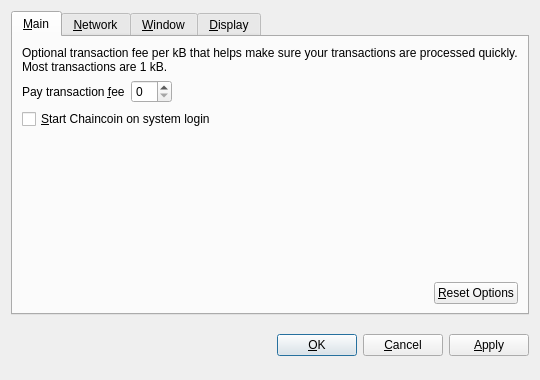
<?xml version="1.0" encoding="UTF-8"?>
<ui version="4.0">
 <class>OptionsDialog</class>
 <widget class="QDialog" name="OptionsDialog">
  <property name="geometry">
   <rect>
    <x>0</x>
    <y>0</y>
    <width>540</width>
    <height>380</height>
   </rect>
  </property>
  <property name="windowTitle">
   <string>Options</string>
  </property>
  <property name="modal">
   <bool>true</bool>
  </property>
  <layout class="QVBoxLayout" name="verticalLayout">
   <item>
    <widget class="QTabWidget" name="tabWidget">
     <property name="tabPosition">
      <enum>QTabWidget::North</enum>
     </property>
     <property name="currentIndex">
      <number>0</number>
     </property>
     <widget class="QWidget" name="tabMain">
      <attribute name="title">
       <string>&amp;Main</string>
      </attribute>
      <layout class="QVBoxLayout" name="verticalLayout_Main">
       <item>
        <widget class="QLabel" name="transactionFeeInfoLabel">
         <property name="text">
          <string>Optional transaction fee per kB that helps make sure your transactions are processed quickly. Most transactions are 1 kB.</string>
         </property>
         <property name="textFormat">
          <enum>Qt::PlainText</enum>
         </property>
         <property name="wordWrap">
          <bool>true</bool>
         </property>
        </widget>
       </item>
       <item>
        <layout class="QHBoxLayout" name="horizontalLayout_1_Main">
         <item>
          <widget class="QLabel" name="transactionFeeLabel">
           <property name="text">
            <string>Pay transaction &amp;fee</string>
           </property>
           <property name="textFormat">
            <enum>Qt::PlainText</enum>
           </property>
           <property name="buddy">
            <cstring>transactionFee</cstring>
           </property>
          </widget>
         </item>
         <item>
          <widget class="BitcoinAmountField" name="transactionFee"/>
         </item>
         <item>
          <spacer name="horizontalSpacer_1_Main">
           <property name="orientation">
            <enum>Qt::Horizontal</enum>
           </property>
           <property name="sizeHint" stdset="0">
            <size>
             <width>40</width>
             <height>20</height>
            </size>
           </property>
          </spacer>
         </item>
        </layout>
       </item>
       <item>
        <widget class="QCheckBox" name="bitcoinAtStartup">
         <property name="toolTip">
          <string>Automatically start Chaincoin after logging in to the system.</string>
         </property>
         <property name="text">
          <string>&amp;Start Chaincoin on system login</string>
         </property>
        </widget>
       </item>
       <item>
        <spacer name="verticalSpacer_Main">
         <property name="orientation">
          <enum>Qt::Vertical</enum>
         </property>
         <property name="sizeHint" stdset="0">
          <size>
           <width>20</width>
           <height>40</height>
          </size>
         </property>
        </spacer>
       </item>
       <item>
        <layout class="QHBoxLayout" name="horizontalLayout_2_Main">
         <item>
          <spacer name="horizontalSpacer_2_Main">
           <property name="orientation">
            <enum>Qt::Horizontal</enum>
           </property>
           <property name="sizeHint" stdset="0">
            <size>
             <width>40</width>
             <height>20</height>
            </size>
           </property>
          </spacer>
         </item>
         <item>
          <widget class="QPushButton" name="resetButton">
           <property name="toolTip">
            <string>Reset all client options to default.</string>
           </property>
           <property name="text">
            <string>&amp;Reset Options</string>
           </property>
           <property name="autoDefault">
            <bool>false</bool>
           </property>
          </widget>
         </item>
        </layout>
       </item>
      </layout>
     </widget>
     <widget class="QWidget" name="tabNetwork">
      <attribute name="title">
       <string>&amp;Network</string>
      </attribute>
      <layout class="QVBoxLayout" name="verticalLayout_Network">
       <item>
        <widget class="QCheckBox" name="mapPortUpnp">
         <property name="toolTip">
          <string>Automatically open the Chaincoin client port on the router. This only works when your router supports UPnP and it is enabled.</string>
         </property>
         <property name="text">
          <string>Map port using &amp;UPnP</string>
         </property>
        </widget>
       </item>
       <item>
        <widget class="QCheckBox" name="connectSocks">
         <property name="toolTip">
          <string>Connect to the Chaincoin network through a SOCKS proxy (e.g. when connecting through Tor).</string>
         </property>
         <property name="text">
          <string>&amp;Connect through SOCKS proxy:</string>
         </property>
        </widget>
       </item>
       <item>
        <layout class="QHBoxLayout" name="horizontalLayout_Network">
         <item>
          <widget class="QLabel" name="proxyIpLabel">
           <property name="text">
            <string>Proxy &amp;IP:</string>
           </property>
           <property name="textFormat">
            <enum>Qt::PlainText</enum>
           </property>
           <property name="buddy">
            <cstring>proxyIp</cstring>
           </property>
          </widget>
         </item>
         <item>
          <widget class="QValidatedLineEdit" name="proxyIp">
           <property name="maximumSize">
            <size>
             <width>140</width>
             <height>16777215</height>
            </size>
           </property>
           <property name="toolTip">
            <string>IP address of the proxy (e.g. 127.0.0.1)</string>
           </property>
          </widget>
         </item>
         <item>
          <widget class="QLabel" name="proxyPortLabel">
           <property name="text">
            <string>&amp;Port:</string>
           </property>
           <property name="textFormat">
            <enum>Qt::PlainText</enum>
           </property>
           <property name="buddy">
            <cstring>proxyPort</cstring>
           </property>
          </widget>
         </item>
         <item>
          <widget class="QLineEdit" name="proxyPort">
           <property name="maximumSize">
            <size>
             <width>55</width>
             <height>16777215</height>
            </size>
           </property>
           <property name="toolTip">
            <string>Port of the proxy (e.g. 9050)</string>
           </property>
          </widget>
         </item>
         <item>
          <widget class="QLabel" name="socksVersionLabel">
           <property name="text">
            <string>SOCKS &amp;Version:</string>
           </property>
           <property name="textFormat">
            <enum>Qt::PlainText</enum>
           </property>
           <property name="buddy">
            <cstring>socksVersion</cstring>
           </property>
          </widget>
         </item>
         <item>
          <widget class="QValueComboBox" name="socksVersion">
           <property name="toolTip">
            <string>SOCKS version of the proxy (e.g. 5)</string>
           </property>
          </widget>
         </item>
         <item>
          <spacer name="horizontalSpacer_Network">
           <property name="orientation">
            <enum>Qt::Horizontal</enum>
           </property>
           <property name="sizeHint" stdset="0">
            <size>
             <width>40</width>
             <height>20</height>
            </size>
           </property>
          </spacer>
         </item>
        </layout>
       </item>
       <item>
        <spacer name="verticalSpacer_Network">
         <property name="orientation">
          <enum>Qt::Vertical</enum>
         </property>
         <property name="sizeHint" stdset="0">
          <size>
           <width>20</width>
           <height>40</height>
          </size>
         </property>
        </spacer>
       </item>
      </layout>
     </widget>
     <widget class="QWidget" name="tabWindow">
      <attribute name="title">
       <string>&amp;Window</string>
      </attribute>
      <layout class="QVBoxLayout" name="verticalLayout_Window">
       <item>
        <widget class="QCheckBox" name="minimizeToTray">
         <property name="toolTip">
          <string>Show only a tray icon after minimizing the window.</string>
         </property>
         <property name="text">
          <string>&amp;Minimize to the tray instead of the taskbar</string>
         </property>
        </widget>
       </item>
       <item>
        <widget class="QCheckBox" name="minimizeOnClose">
         <property name="toolTip">
          <string>Minimize instead of exit the application when the window is closed. When this option is enabled, the application will be closed only after selecting Quit in the menu.</string>
         </property>
         <property name="text">
          <string>M&amp;inimize on close</string>
         </property>
        </widget>
       </item>
       <item>
        <spacer name="verticalSpacer_Window">
         <property name="orientation">
          <enum>Qt::Vertical</enum>
         </property>
         <property name="sizeHint" stdset="0">
          <size>
           <width>20</width>
           <height>40</height>
          </size>
         </property>
        </spacer>
       </item>
      </layout>
     </widget>
     <widget class="QWidget" name="tabDisplay">
      <attribute name="title">
       <string>&amp;Display</string>
      </attribute>
      <layout class="QVBoxLayout" name="verticalLayout_Display">
       <item>
        <layout class="QHBoxLayout" name="horizontalLayout_1_Display">
         <item>
          <widget class="QLabel" name="langLabel">
           <property name="text">
            <string>User Interface &amp;language:</string>
           </property>
           <property name="textFormat">
            <enum>Qt::PlainText</enum>
           </property>
           <property name="buddy">
            <cstring>lang</cstring>
           </property>
          </widget>
         </item>
         <item>
          <widget class="QValueComboBox" name="lang">
           <property name="toolTip">
            <string>The user interface language can be set here. This setting will take effect after restarting Chaincoin.</string>
           </property>
          </widget>
         </item>
        </layout>
       </item>
       <item>
        <layout class="QHBoxLayout" name="horizontalLayout_2_Display">
         <item>
          <widget class="QLabel" name="unitLabel">
           <property name="text">
            <string>&amp;Unit to show amounts in:</string>
           </property>
           <property name="textFormat">
            <enum>Qt::PlainText</enum>
           </property>
           <property name="buddy">
            <cstring>unit</cstring>
           </property>
          </widget>
         </item>
         <item>
          <widget class="QValueComboBox" name="unit">
           <property name="toolTip">
            <string>Choose the default subdivision unit to show in the interface and when sending coins.</string>
           </property>
          </widget>
         </item>
        </layout>
       </item>
       <item>
        <widget class="QCheckBox" name="displayAddresses">
         <property name="toolTip">
          <string>Whether to show Chaincoin addresses in the transaction list or not.</string>
         </property>
         <property name="text">
          <string>&amp;Display addresses in transaction list</string>
         </property>
        </widget>
       </item>
       <item>
        <spacer name="verticalSpacer_Display">
         <property name="orientation">
          <enum>Qt::Vertical</enum>
         </property>
         <property name="sizeHint" stdset="0">
          <size>
           <width>20</width>
           <height>40</height>
          </size>
         </property>
        </spacer>
       </item>
      </layout>
     </widget>
    </widget>
   </item>
   <item>
    <layout class="QHBoxLayout" name="horizontalLayout_Buttons">
     <item>
      <spacer name="horizontalSpacer_1">
       <property name="orientation">
        <enum>Qt::Horizontal</enum>
       </property>
       <property name="sizeHint" stdset="0">
        <size>
         <width>40</width>
         <height>48</height>
        </size>
       </property>
      </spacer>
     </item>
     <item>
      <widget class="QLabel" name="statusLabel">
       <property name="font">
        <font>
         <weight>75</weight>
         <bold>true</bold>
        </font>
       </property>
       <property name="text">
        <string/>
       </property>
       <property name="textFormat">
        <enum>Qt::PlainText</enum>
       </property>
       <property name="wordWrap">
        <bool>true</bool>
       </property>
      </widget>
     </item>
     <item>
      <spacer name="horizontalSpacer_2">
       <property name="orientation">
        <enum>Qt::Horizontal</enum>
       </property>
       <property name="sizeHint" stdset="0">
        <size>
         <width>40</width>
         <height>48</height>
        </size>
       </property>
      </spacer>
     </item>
     <item>
      <widget class="QPushButton" name="okButton">
       <property name="text">
        <string>&amp;OK</string>
       </property>
      </widget>
     </item>
     <item>
      <widget class="QPushButton" name="cancelButton">
       <property name="text">
        <string>&amp;Cancel</string>
       </property>
       <property name="autoDefault">
        <bool>false</bool>
       </property>
      </widget>
     </item>
     <item>
      <widget class="QPushButton" name="applyButton">
       <property name="text">
        <string>&amp;Apply</string>
       </property>
       <property name="autoDefault">
        <bool>false</bool>
       </property>
      </widget>
     </item>
    </layout>
   </item>
  </layout>
 </widget>
 <customwidgets>
  <customwidget>
   <class>BitcoinAmountField</class>
   <extends>QSpinBox</extends>
   <header>bitcoinamountfield.h</header>
  </customwidget>
  <customwidget>
   <class>QValueComboBox</class>
   <extends>QComboBox</extends>
   <header>qvaluecombobox.h</header>
  </customwidget>
  <customwidget>
   <class>QValidatedLineEdit</class>
   <extends>QLineEdit</extends>
   <header>qvalidatedlineedit.h</header>
  </customwidget>
 </customwidgets>
 <resources/>
 <connections/>
</ui>
